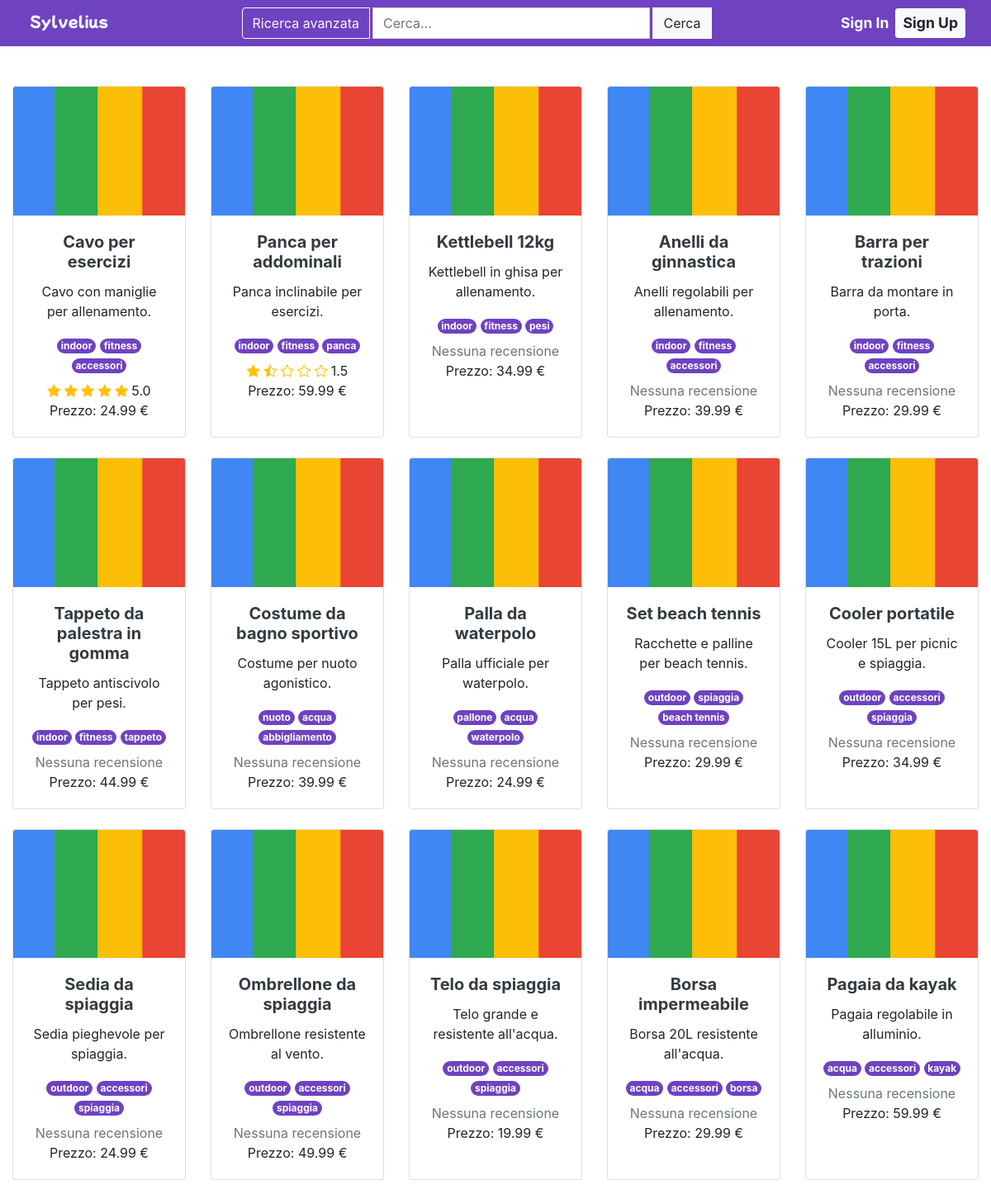
Page /ricerca/ (upper part) on the committed database.
### sylvelius/models.py (models this page shows, shortened)
class Annuncio(models.Model):
    prodotto = models.OneToOneField(Prodotto, on_delete=models.CASCADE, related_name='annunci')
    data_pubblicazione = models.DateTimeField(auto_now_add=True)
    qta_magazzino = models.PositiveIntegerField(default=0)
    is_published = models.BooleanField(default=True)
    @property
    def rating_medio(self):
        commenti = self.commenti.all() # type: ignore
        if not commenti:
            return -1
        return sum(commento.rating for commento in commenti) / len(commenti)

class Prodotto(models.Model):
    nome = models.CharField(max_length=100)
    descrizione_breve = models.CharField(max_length=255)
    descrizione = models.TextField(max_length=3000, blank=True, null=True)
    prezzo = models.DecimalField(max_digits=10, decimal_places=2)
    condizione = models.CharField(max_length=20, choices=[('nuovo', 'Nuovo'), ('usato', 'Usato')], default='nuovo')
    tags = models.ManyToManyField(Tag, related_name='prodotti', blank=True)

class Tag(models.Model):
    nome = models.CharField(max_length=50, unique=True)

class CommentoAnnuncio(models.Model):
    annuncio = models.ForeignKey(Annuncio, on_delete=models.CASCADE, related_name='commenti')
    utente = models.ForeignKey('auth.User', on_delete=models.CASCADE, related_name='commenti_annunci')
    testo = models.TextField(max_length=1000)
    rating = models.IntegerField(
        validators=[MinValueValidator(0), MaxValueValidator(5)],
        help_text="Valutazione da 0 a 5"
    )
    data_pubblicazione = models.DateTimeField(auto_now_add=True)

### sylvelius/views.py (the view, shortened to what this page needs)
# urls.py: path("ricerca/", views.RicercaAnnunciView.as_view(), name="ricerca_annunci"),
class RicercaAnnunciView(TemplateView):
    template_name = "sylvelius/ricerca.html"
    def get_context_data(self, **kwargs):
        context = super().get_context_data(**kwargs)
        query = self.request.GET.get('q', '').strip()
        categoria_str = self.request.GET.get('categoria', '').strip()
        prezzo_min = self.request.GET.get('prezzo_min')
        prezzo_max = self.request.GET.get('prezzo_max')
        sort_order = self.request.GET.get('sort', 'data-desc')
        condizione = self.request.GET.get('condition')
        rating = self.request.GET.get('search_by_rating')
        annunci = Annuncio.objects.filter(is_published=True)
        if query:
            annunci = annunci.filter(
                Q(prodotto__nome__icontains=query) |
                Q(prodotto__descrizione_breve__icontains=query) |
                Q(prodotto__tags__nome__icontains=query)
            )
        if categoria_str:
            tag_list = [tag.strip() for tag in categoria_str.split(',') if tag.strip()]
            if tag_list:
                for tag in tag_list:
                    annunci = annunci.filter(prodotto__tags__nome=tag)
        if condizione == 'cond-new':
            annunci = annunci.filter(prodotto__condizione='nuovo')
        elif condizione == 'cond-used':
            annunci = annunci.filter(prodotto__condizione='usato')
        elif condizione == 'all':
            pass
        if prezzo_min:
            try:
                annunci = annunci.filter(prodotto__prezzo__gte=float(prezzo_min))
            except ValueError:
                pass
        if prezzo_max:
            try:
                annunci = annunci.filter(prodotto__prezzo__lte=float(prezzo_max))
            except ValueError:
                pass
        if sort_order == "data-desc":
            annunci = annunci.order_by('-data_pubblicazione')
        elif sort_order == "data-asc":
            annunci = annunci.order_by('data_pubblicazione')
        elif sort_order == "prezzo-asc":
            annunci = annunci.order_by('prodotto__prezzo')
        elif sort_order == "prezzo-desc":
            annunci = annunci.order_by('-prodotto__prezzo')
        annunci = annunci.distinct()
        paginator = Paginator(annunci, 50)
        page_number = self.request.GET.get('page', 1)
        try:
            page_number = int(page_number)
            if page_number < 1:
                page_number = 1
        except ValueError:
            page_number = 1
        page_obj = paginator.get_page(page_number)
        context['annunci'] = page_obj.object_list
        context['page'] = page_obj.number
        context['has_next'] = page_obj.has_next()
        context['has_previous'] = page_obj.has_previous()
        context['request'] = self.request
        return context

### sylvelius/templates/sylvelius/ricerca.html (shortened to what this page needs)
{% extends "base.html" %}
{% load static %}
{% block sign_in_sign_up %}
    {% include "_btn_toprightbuttons.html" %}
{% endblock %}
{% block middle %}
<div class="container-fluid mt-5 mb-5">
    <div class="row justify-content-center">
        <div class="col-md-12 text-center">
            {% if annunci %}
                <div class="row row-cols-1 row-cols-sm-2 row-cols-md-3 row-cols-lg-4 row-cols-xl-5 g-4">
                    {% include "_card_annuncio.html" %}
                </div>
            {% else %}
                <div class="d-flex justify-content-center align-items-center" style="min-height: 200px;">
                    <div class="alert alert-warning mt-4">
                        Nessun annuncio trovato per la tua ricerca.
                    </div>
                </div>
            {% endif %}
        </div>
    </div>
</div>
{% endblock %}

### templates/_card_annuncio.html
{% load static %}
{% for annuncio in annunci %}
    <div class="col-md-4 mb-4">
        <div class="card h-100">
            <a href="{% url 'sylvelius:dettagli_annuncio' annuncio.id %}" class="text-decoration-none text-dark">
                <img
                    data-prodotto-id="{{ annuncio.prodotto.id }}"
                    class="card-img-top immagine-asincrona"
                    alt="{{ annuncio.prodotto.nome }}"
                    src="{% static 'img/default_loading.png' %}"
                >
            </a>
            <div class="card-body">
                <h5 class="card-title">
                    <a href="{% url 'sylvelius:dettagli_annuncio' annuncio.id %}" class="text-decoration-none text-dark">
                        <strong>{{ annuncio.prodotto.nome }}</strong>
                    </a>
                </h5>
                <p class="card-text">{{ annuncio.prodotto.descrizione_breve|truncatewords:15 }}</p>
                <div class="mb-2">
                    {% for tag in annuncio.prodotto.tags.all|slice:":3" %}
                        <span class="badge rounded-pill me-1" style="background-color: #6f42c1; color: #fff;">{{ tag.nome }}</span>
                    {% endfor %}
                </div>
                {% if annuncio.rating_medio == -1 %}
                    <div class="text-muted">Nessuna recensione</div>
                {% else %}
                    <div class="d-inline-flex align-items-center">
                        {% include "_txt_stars_medie.html" %}
                        <span class="me-2 ml-1">{{ annuncio.rating_medio|floatformat:1 }}</span>
                    </div>
                {% endif %}
                <p class="card-text">Prezzo: {{ annuncio.prodotto.prezzo }} €</p>
            </div>
        </div>
    </div>
{% endfor %}

### templates/_txt_stars_medie.html
<div class="text-warning me-3">
    {% for i in "12345" %}
        {% if forloop.counter < annuncio.rating_medio %}
            <i class="bi bi-star-fill"></i>
        {% elif forloop.counter == annuncio.rating_medio %}
            <i class="bi bi-star-fill"></i>
        {% elif forloop.counter|add:"-1" < annuncio.rating_medio and annuncio.rating_medio < forloop.counter %}
            <i class="bi bi-star-half"></i>
        {% else %}
            <i class="bi bi-star"></i>
        {% endif %}
    {% endfor %}
</div>

### rows in the picture
Annuncio: prodotto.nome "Cavo per esercizi", prodotto.descrizione_breve "Cavo con maniglie per allenamento.", rating_medio "5.0", prodotto.prezzo "24.99"
Tag: nome "indoor"
Tag: nome "fitness"
Tag: nome "accessori"
Annuncio: prodotto.nome "Panca per addominali", prodotto.descrizione_breve "Panca inclinabile per esercizi.", rating_medio "1.5", prodotto.prezzo "59.99"
Tag: nome "panca"
Annuncio: prodotto.nome "Kettlebell 12kg", prodotto.descrizione_breve "Kettlebell in ghisa per allenamento.", shows "Nessuna recensione", prodotto.prezzo "34.99"
Tag: nome "pesi"
Annuncio: prodotto.nome "Anelli da ginnastica", prodotto.descrizione_breve "Anelli regolabili per allenamento.", shows "Nessuna recensione", prodotto.prezzo "39.99"
Annuncio: prodotto.nome "Barra per trazioni", prodotto.descrizione_breve "Barra da montare in porta.", shows "Nessuna recensione", prodotto.prezzo "29.99"
Annuncio: prodotto.nome "Tappeto da palestra in gomma", prodotto.descrizione_breve "Tappeto antiscivolo per pesi.", shows "Nessuna recensione", prodotto.prezzo "44.99"
Tag: nome "tappeto"
Annuncio: prodotto.nome "Costume da bagno sportivo", prodotto.descrizione_breve "Costume per nuoto agonistico.", shows "Nessuna recensione", prodotto.prezzo "39.99"
Tag: nome "nuoto"
Tag: nome "acqua"
Tag: nome "abbigliamento"
Annuncio: prodotto.nome "Palla da waterpolo", prodotto.descrizione_breve "Palla ufficiale per waterpolo.", shows "Nessuna recensione", prodotto.prezzo "24.99"
Tag: nome "pallone"
Tag: nome "waterpolo"
Annuncio: prodotto.nome "Set beach tennis", prodotto.descrizione_breve "Racchette e palline per beach tennis.", shows "Nessuna recensione", prodotto.prezzo "29.99"
Tag: nome "outdoor"
Tag: nome "spiaggia"
Tag: nome "beach tennis"
Annuncio: prodotto.nome "Cooler portatile", prodotto.descrizione_breve "Cooler 15L per picnic e spiaggia.", shows "Nessuna recensione", prodotto.prezzo "34.99"
Annuncio: prodotto.nome "Sedia da spiaggia", prodotto.descrizione_breve "Sedia pieghevole per spiaggia.", shows "Nessuna recensione", prodotto.prezzo "24.99"
Annuncio: prodotto.nome "Ombrellone da spiaggia", prodotto.descrizione_breve "Ombrellone resistente al vento.", shows "Nessuna recensione", prodotto.prezzo "49.99"
Annuncio: prodotto.nome "Telo da spiaggia", prodotto.descrizione_breve "Telo grande e resistente all'acqua.", shows "Nessuna recensione", prodotto.prezzo "19.99"
Annuncio: prodotto.nome "Borsa impermeabile", prodotto.descrizione_breve "Borsa 20L resistente all'acqua.", shows "Nessuna recensione", prodotto.prezzo "29.99"
Tag: nome "borsa"
Annuncio: prodotto.nome "Pagaia da kayak", prodotto.descrizione_breve "Pagaia regolabile in alluminio.", shows "Nessuna recensione", prodotto.prezzo "59.99"
Tag: nome "kayak"
